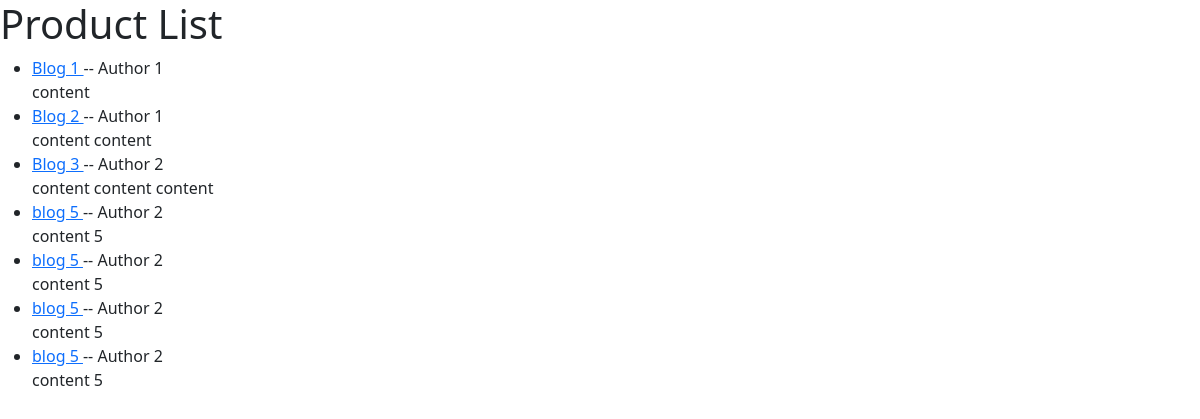
The app's page /blog/list/ with its own data.
### blog/models.py (models this page shows, shortened)
class Blog(models.Model):
    author = models.CharField(max_length=20)
    title =models.CharField(max_length=20)
    content = models.TextField(max_length=300)
    created_date = models.DateTimeField(auto_now_add=True)
    updated_date = models.DateTimeField(auto_now=True)

### blog/views.py (the view)
# urls.py: path("list/" , views.blog_list_view, name="list"),
def blog_list_view(request):
    blogs = Blog.objects.all()
    context ={
       "blogs"  : blogs
    }
    return render(request , "blogs/list.html" , context)

### templates/blogs/list.html
{% extends "base.html" %}
{% block content %}
<h1>Product List</h1>
<ul>
  {% for blog in blogs %}
  <li>
    <a href="#">{{blog.title}} </a>
    -- {{blog.author}}
    <br />
    {{blog.content}}
  </li>
  {% endfor %}
</ul>
{% endblock %}

### templates/base.html (shortened to what this page needs)
<!doctype html>
<html lang="en">
  <head>
    <link href="https://cdn.jsdelivr.net/npm/bootstrap@5.3.0/dist/css/bootstrap.min.css" rel="stylesheet">
  </head>
  <body>
      {% block content %}
      {% endblock %}
  </body>
</html>

### records on screen
Blog: title "Blog 1", author "Author 1", content "content"
Blog: title "Blog 2", author "Author 1", content "content content"
Blog: title "Blog 3", author "Author 2", content "content content content"
Blog: title "blog 5", author "Author 2", content "content 5"
Blog: title "blog 5", author "Author 2", content "content 5"
Blog: title "blog 5", author "Author 2", content "content 5"
Blog: title "blog 5", author "Author 2", content "content 5"
